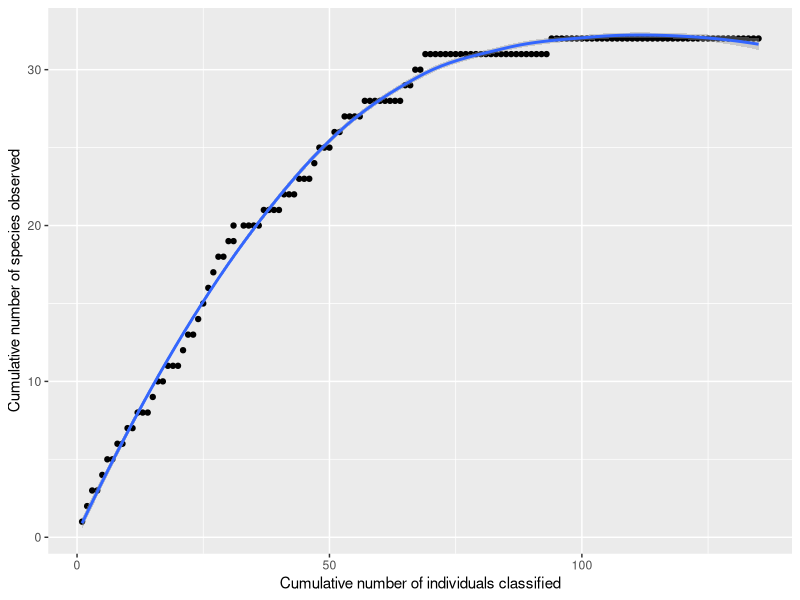

This figure's R source:
## ---- chunk 1
#To make tables
library(kableExtra)
library(knitr)
#To manipulate and plot data
library(tidyverse)
## ---- chunk 2
example_data1 = data.frame(
  number = c(1,2,3,4,5,6,7,8,9,10,11,12,13,14,15,16,17,18,19,20,21,22,23,24,25,26,27,28,29,30,31,32),
  name = c("M&M green", "m&m red", "m&m blue", "m&m yellow", "m&m brown", "m&m orange", "skittle brown", "skittle red", "skittle green", "skittle orange", "skittle yellow", "gummy bear red", "gummy bear pink", "gummy bear green", "gummy bear orange", "gummy bear yellow", "gummy bear white", "M&I pink", "M&I green", "M&I yellow", "M&I orange", "M&I red", "gummy worm red", "balls yellow", "balls green", "balls purple", "balls orange", "balls red", "chocolate kiss", "lego pink", "lego yellow", "lego blue"), 
  characteristics = c("green coloured spherical chocolates", "red coloured spherical chocolates", "blue coloured spherical chocolates", "yellow coloured spherical chocolates", "brown coloured spherical chocolates", "orange coloured spherical chocolates", "brown coloured spherical chewies", "red coloured spherical chewies", "green coloured spherical chewies", "orange coloured spherical chewies", "yellow coloured spherical chewies", "red Gummy bears", "pink Gummy bears", "green Gummy bears", "orange Gummy bears", "yellow Gummy bears", "white Gummy bears", "pink coloured oval chewies", "green coloured oval chewies", "yellow coloured oval chewies", "orange coloured oval chewies", "red coloured oval chewies", "red gummy worms", "yellow spherical chewies", "green spherical chewies", "purple spherical chewies", "orange spherical chewies", "red spherical chewies", "pyrimidal chocolates", "pink coloured lego-like candy", "yellow coloured lego-like candy", "blue coloured lego-like candy"),
  occurences = c(7, 10, 11, 6, 6, 16, 4, 8, 6, 3, 8, 4, 3, 3, 2, 1, 3, 4, 2, 3, 3, 7, 2, 1, 0, 0, 1, 2, 3, 2, 2, 2)
)
## ---- chunk 3
example_data1 %>%  
  kable("html") %>% 
  kable_styling(bootstrap_options = "striped", font_size = 10, full_width = F)
## ---- chunk 4
example_data2 = data.frame(
  x = c(1,2,3,4,5,6,7,8,9,10,11,12,13,14,15,16,17,18,19,20,21,22,23,24,25,26,27,28,29,30,31,31,33,34,35,36,37,38,39,40,41,42,43,44,45,46,47,48,49,50,51,52,53,54,55,56,57,58,59,60,61,62,63,64,65,66,67,68,69,70,71,72,73,74,75,76,77,78,79,80,81,82,83,84,85,86,87,88,89,90,91,92,93,94,95,96,97,98,99,100,101,102,103,104,105,106,107,108,109,110,111,112,113,114,115,116,117,118,119,120,121,122,123,124,125,126,127,128,129,130,131,132,133,134,135),
  y = c(1,2,3,3,4,5,5,6,6,7,7,8,8,8,9,10,10,11,11,11,12,13,13,14,15,16,17,18,18,19,19,20,20,20,20,20,21,21,21,21,22,22,22,23,23,23,24,25,25,25,26,26,27,27,27,27,28,28,28,28,28,28,28,28,29,29,30,30,31,31,31,31,31,31,31,31,31,31,31,31,31,31,31,31,31,31,31,31,31,31,31,31,31,32,32,32,32,32,32,32,32,32,32,32,32,32,32,32,32,32,32,32,32,32,32,32,32,32,32,32,32,32,32,32,32,32,32,32,32,32,32,32,32,32,32)
)
## ---- chunk 5
ggplot(example_data2, aes(x=x, y=y))+
  geom_point() +
  geom_smooth() +
  labs(x="Cumulative number of individuals classified", y="Cumulative number of species observed")
## ---- chunk 6
species1 = 2/(2+4+1)
species2 = 4/(2+4+1)
species3 = 1/(2+4+1)

1 / (species1^2 + species2^2 + species3^2)
## ---- chunk 7
species1 = 7/(135)
species2 = 10/(135)
species3 = 11/(135)
species4 = 6/(135)
species5 = 6/(135)
species6 = 16/(135)
species7 = 4/(135)
species8 = 8/(135)
species9 = 6/(135)
species10 = 3/(135)
species11 = 8/(135)
species12 = 4/(135)
species13 = 3/(135)
species14 = 3/(135)
species15 = 2/(135)
species16 = 1/(135)
species17 = 3/(135)
species18 = 4/(135)
species19 = 2/(135)
species20 = 3/(135)
species21 = 3/(135)
species22 = 7/(135)
species23 = 2/(135)
species24 = 1/(135)
species25 = 0/(135)
species26 = 0/(135)
species27 = 1/(135)
species28 = 2/(135)
species29 = 3/(135)
species30 = 2/(135)
species31 = 2/(135)
species32 = 2/(135)


1 / (species1^2 + species2^2 + species3^2 + species4^2 + species5^2 + species6^2 + species7^2 + species8^2 + species9^2 + species10^2 + species11^2 + species12^2 + species13^2 + species14^2 + species15^2 + species16^2 + species17^2 + species18^2 + species19^2 + species20^2 + species21^2 + species22^2 + species23^2 + species24^2 + species25^2 + species26^2 + species27^2 + species28^2 + species29^2 + species30^2 + species31^2 + species32^2)
## ---- chunk 8
3 + 1^2/(2*2)
## ---- chunk 9
30 + 3^2/(27*2)
## ---- chunk 10
library(vegan)
## ---- chunk 11
example_data1_diversity = 
  example_data1 %>% 
  select(name, occurences) %>% 
  spread(name, occurences)

example_data1_diversity
## ---- chunk 12
diversity(example_data1_diversity, index="invsimpson")
## ---- chunk 13
specpool(example_data1_diversity)
